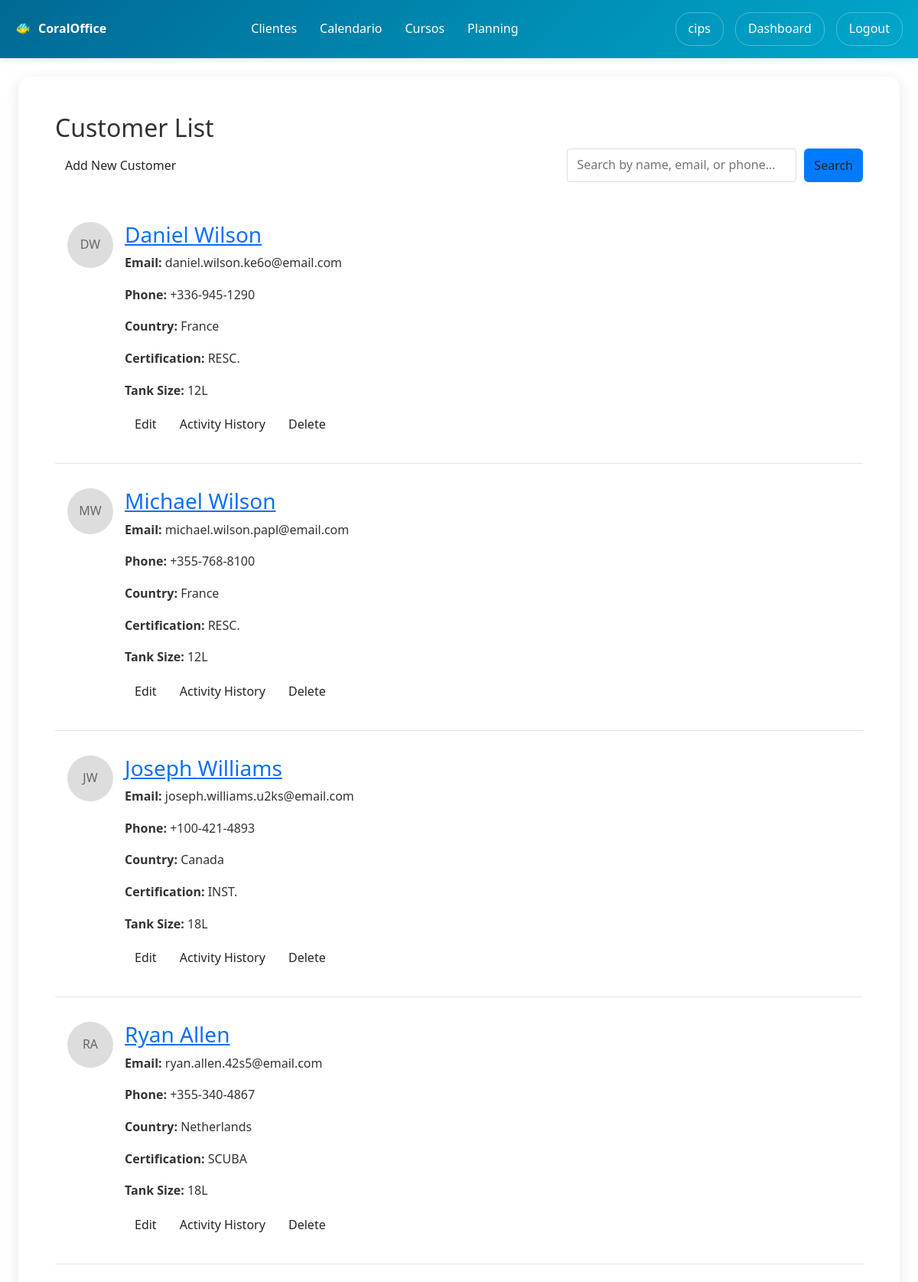
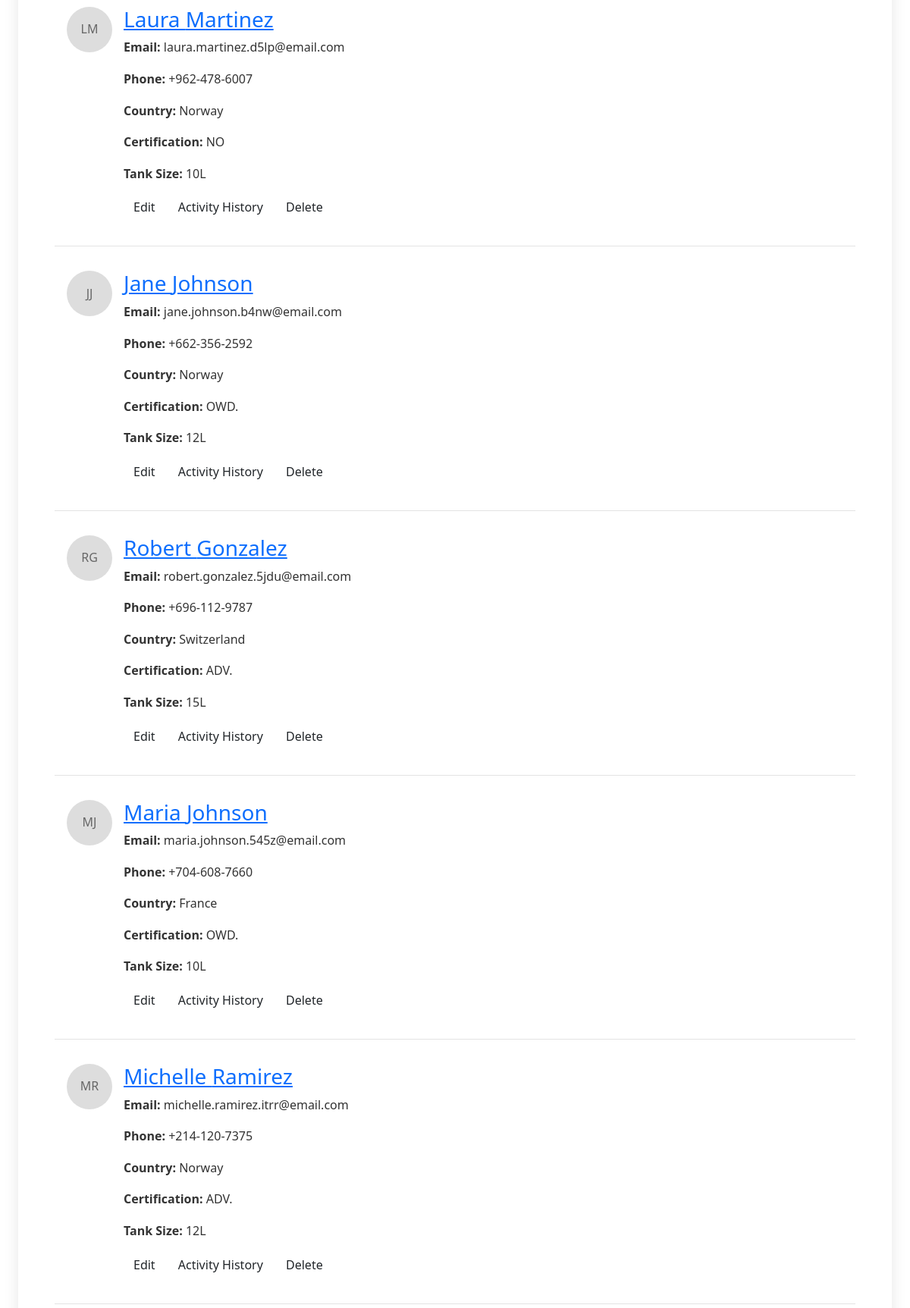
Screenshot of /users/customers/ (signed in, upper part) with the database file from the repository (2 pictures, top to bottom).
### users/models.py (models this page shows, shortened)
class Customer(models.Model):
    DIVING_LEVEL_CHOICES = [
        ('NONE', 'NO'),
        ('BEGINNER', 'SCUBA'),
        ('OPEN_WATER', 'OWD.'),
        ('ADVANCED_OPEN_WATER', 'ADV.'),
        ('RESCUE_DIVER', 'RESC.'),
        ('DIVEMASTER', 'DM.'),
        ('INSTRUCTOR', 'INST.'),
    ]
    LANGUAGE_CHOICES = [
        ('EN', 'English'),
        ('ES', 'Spanish'),
        ('FR', 'French'),
        ('CAT', 'Catalan'),
        ('OTHER', 'Other'),
    ]
    COUNTRY_CHOICES = [
        ('US', 'United States'),
        ('CA', 'Canada'),
        ('GB', 'United Kingdom'),
        ('FR', 'France'),
        ('DE', 'Germany'),
        ('IT', 'Italy'),
        ('ES', 'Spain'),
        ('PT', 'Portugal'),
        ('NL', 'Netherlands'),
        ('BE', 'Belgium'),
        ('CH', 'Switzerland'),
        ('AT', 'Austria'),
        ('SE', 'Sweden'),
        ('NO', 'Norway'),
        ('DK', 'Denmark'),
        ('FI', 'Finland'),
        ('IN', 'India'),
        ('OTHER', 'Other'),
    ]
    diving_center = models.ForeignKey(User, on_delete=models.CASCADE, related_name='customers')
    first_name = models.CharField(max_length=50)
    last_name = models.CharField(max_length=50)
    email = models.EmailField()
    phone_number = models.CharField(max_length=20)
    country = models.CharField(max_length=10, choices=COUNTRY_CHOICES, default='OTHER')
    language = models.CharField(max_length=10, choices=LANGUAGE_CHOICES, default='EN')
    birthday = models.DateField(null=True, blank=True)
    certification_level = models.CharField(max_length=50, choices=DIVING_LEVEL_CHOICES, default='NONE')
    emergency_contact = models.CharField(max_length=100, blank=True)
    medical_conditions = models.TextField(blank=True)
    weight = models.FloatField(null=True, blank=True, help_text="Weight in kg")
    height = models.FloatField(null=True, blank=True, help_text="Height in cm")
    foot_size = models.FloatField(null=True, blank=True, help_text="Foot size (EU)")
    default_tank_size = models.CharField(max_length=10, choices=[
        ('10L', '10 Liters'),
        ('12L', '12 Liters'),
        ('15L', '15 Liters'),
        ('18L', '18 Liters'),
    ], default='12L', help_text="Default tank size for this customer")
    profile_picture = models.ImageField(upload_to='customer_profiles/', null=True, blank=True)
    diving_licence = models.FileField(upload_to='customer_documents/licences/', null=True, blank=True)
    diving_insurance = models.FileField(upload_to='customer_documents/insurance/', null=True, blank=True)
    medical_check = models.FileField(upload_to='customer_documents/medical/', null=True, blank=True)
    created_at = models.DateTimeField(auto_now_add=True)

### users/views.py (the view, shortened to what this page needs)
# urls.py: path('customers/', views.customer_list, name='customer_list'),
@login_required
def customer_list(request):
    if not request.user.userprofile.is_diving_center:
        messages.error(request, 'Access denied.')
        return redirect('users:profile')
    customers = Customer.objects.filter(diving_center=request.user)
    search_query = request.GET.get('search', '').strip()
    from django.core.paginator import Paginator
    paginator = Paginator(customers, 10)  # Show 10 customers per page
    page_number = request.GET.get('page')
    customers_page = paginator.get_page(page_number)
    return render(request, 'users/customer_list.html', {
        'customers': customers_page,
        'search_query': search_query,
        'total_customers': customers.count()
    })

### users/templates/users/customer_list.html (shortened to what this page needs)
{% extends 'users/base.html' %}
{% block users_content %}
<h2>Customer List</h2>
<div style="display: flex; justify-content: space-between; align-items: center; margin-bottom: 20px;">
    <a href="{% url 'users:add_customer' %}" class="btn">Add New Customer</a>
    <form method="get" style="display: flex; gap: 10px;">
        <input type="text" name="search" value="{{ search_query|default:'' }}"
               placeholder="Search by name, email, or phone..."
               style="padding: 8px 12px; border: 1px solid #ddd; border-radius: 4px; width: 300px;">
        <button type="submit" class="btn" style="background-color: #007bff;">
             Search
        </button>
    </form>
</div>
{% for customer in customers %}
            <div class="customer-card" style="border-bottom: 1px solid #e3e3e3; padding: 2rem 1rem;">
                <div style="display: flex; align-items: start; gap: 15px;">
                    <div style="flex-shrink: 0;">
                        {% if customer.profile_picture %}
                            <img src="{{ customer.profile_picture.url }}" alt="{{ customer.first_name }}" style="width: 60px; height: 60px; border-radius: 50%; object-fit: cover;">
                        {% else %}
                            <div style="width: 60px; height: 60px; border-radius: 50%; background: #ddd; display: flex; align-items: center; justify-content: center; color: #666;">
                                {{ customer.first_name.0 }}{{ customer.last_name.0 }}
                            </div>
                        {% endif %}
                    </div>
                    <div style="flex: 1;">
                        <h3><a href="{% url 'users:edit_customer' customer.id %}">{{ customer.first_name }} {{ customer.last_name }}</a></h3>
                        <p><strong>Email:</strong> {{ customer.email }}</p>
                        <p><strong>Phone:</strong> {{ customer.phone_number }}</p>
                        <p><strong>Country:</strong> {{ customer.get_country_display }}</p>
                        <p><strong>Certification:</strong> {{ customer.get_certification_level_display }}</p>
                        <p style="margin-bottom: .75rem;"><strong>Tank Size:</strong> {{ customer.default_tank_size }}</p>
                        <div class="customer-actions">
                            <a href="{% url 'users:edit_customer' customer.id %}" class="btn btn-edit">Edit</a>
                            <a href="{% url 'users:customer_activity_history' customer.id %}" class="btn btn-history">Activity History</a>
                            <a href="{% url 'users:delete_customer' customer.id %}" class="btn btn-delete">Delete</a>
                        </div>
                    </div>
                </div>
            </div>
            {% endfor %}
{% endblock %}

### home/templates/home/base.html (shortened to what this page needs)
<!DOCTYPE html>
<html lang="en">
<head>
    <link href="https://cdn.jsdelivr.net/npm/bootstrap@5.3.2/dist/css/bootstrap.min.css" rel="stylesheet">
    <link rel="stylesheet" href="https://cdn.jsdelivr.net/npm/bootstrap-icons@1.11.1/font/bootstrap-icons.css">
</head>
<body>
    <header class="header">
        <nav class="nav-container">
            <div class="logo">CoralOffice</div>
            <ul class="nav-menu m-0 ms-0 p-0">
                {% if user.is_authenticated and user.userprofile.is_diving_center %}
                    <li><a href="{% url 'users:customer_list' %}">Clientes</a></li>
                    <li><a href="{% url 'users:calendar_view' %}">Calendario</a></li>
                <li><a href="{% url 'users:courses_list' %}">Cursos</a></li>
<li><a href="{% url 'users:staff_planning' %}">Planning</a></li>
                {% else %}
                    <li><a href="{% url 'home:home' %}">Home</a></li>
                    <li><a href="{% url 'home:services' %}">Services</a></li>
                    <li><a href="{% url 'home:about' %}">About</a></li>
                    <li><a href="{% url 'home:contact' %}">Contact</a></li>
                {% endif %}
            </ul>
            <div class="user-menu ms-3">
                {% if user.is_authenticated %}
                    <a href="{% url 'users:profile' %}">{{ user.username }}</a>
                    {% if user.userprofile.is_diving_center %}
                        <a href="{% url 'users:diving_center_dashboard' %}">Dashboard</a>
                    {% endif %}
                    <a href="{% url 'users:logout' %}">Logout</a>
                {% else %}
                    <a href="{% url 'users:login' %}">Login</a>
                {% endif %}
            </div>
        </nav>
    </header>
    <main class="main-content pt-0">
        {% block content %}
        {% endblock %}
    </main>
</body>
</html>

### home/templates/home/base.html (style rules this page uses)
* { margin: 0; padding: 0; box-sizing: border-box; }
body { font-family: 'Segoe UI', Tahoma, Geneva, Verdana, sans-serif; line-height: 1.6; color: #333; }
.header { background: linear-gradient(135deg, #006994, #00a8cc); color: white; padding: 1rem 0; box-shadow: 0 2px 10px rgba(0,0,0,0.1); position: relative; }
.nav-container { max-width: 1200px; margin: 0 auto; display: flex; justify-content: space-between; align-items: center; padding: 0 20px; }
.logo { font-size: 1rem; font-weight: bold; display: flex; align-items: center; z-index: 1001; }
.logo::before { content: '🐠'; margin-right: 10px; }
.nav-menu { display: flex; list-style: none; gap: 30px; }
.nav-menu a { color: white; text-decoration: none; padding: 10px 0px; border-radius: 5px; transition: background 0.3s; }
.user-menu { display: flex; align-items: center; gap: 15px; }
.user-menu a { color: white; text-decoration: none; padding: 8px 16px; border: 1px solid rgba(255,255,255,0.3); border-radius: 20px; transition: all 0.3s; }
.main-content { min-height: calc(100vh - 140px); padding: 40px 0; }

### rows the page displays
Customer: first_name.0 "D", last_name.0 "W", first_name "Daniel", last_name "Wilson", email "daniel.wilson.ke6o@email.com", phone_number "+336-945-1290", country "France", certification_level "RESC.", default_tank_size "12L"
Customer: first_name.0 "M", last_name.0 "W", first_name "Michael", last_name "Wilson", email "michael.wilson.papl@email.com", phone_number "+355-768-8100", country "France", certification_level "RESC.", default_tank_size "12L"
Customer: first_name.0 "J", last_name.0 "W", first_name "Joseph", last_name "Williams", email "joseph.williams.u2ks@email.com", phone_number "+100-421-4893", country "Canada", certification_level "INST.", default_tank_size "18L"
Customer: first_name.0 "R", last_name.0 "A", first_name "Ryan", last_name "Allen", email "ryan.allen.42s5@email.com", phone_number "+355-340-4867", country "Netherlands", certification_level "SCUBA", default_tank_size "18L"
Customer: first_name.0 "L", last_name.0 "M", first_name "Laura", last_name "Martinez", email "laura.martinez.d5lp@email.com", phone_number "+962-478-6007", country "Norway", certification_level "NO", default_tank_size "10L"
Customer: first_name.0 "J", last_name.0 "J", first_name "Jane", last_name "Johnson", email "jane.johnson.b4nw@email.com", phone_number "+662-356-2592", country "Norway", certification_level "OWD.", default_tank_size "12L"
Customer: first_name.0 "R", last_name.0 "G", first_name "Robert", last_name "Gonzalez", email "robert.gonzalez.5jdu@email.com", phone_number "+696-112-9787", country "Switzerland", certification_level "ADV.", default_tank_size "15L"
Customer: first_name.0 "M", last_name.0 "J", first_name "Maria", last_name "Johnson", email "maria.johnson.545z@email.com", phone_number "+704-608-7660", country "France", certification_level "OWD.", default_tank_size "10L"
Customer: first_name.0 "M", last_name.0 "R", first_name "Michelle", last_name "Ramirez", email "michelle.ramirez.itrr@email.com", phone_number "+214-120-7375", country "Norway", certification_level "ADV.", default_tank_size "12L"

### other values shown
{{ user.username }} "cips"
